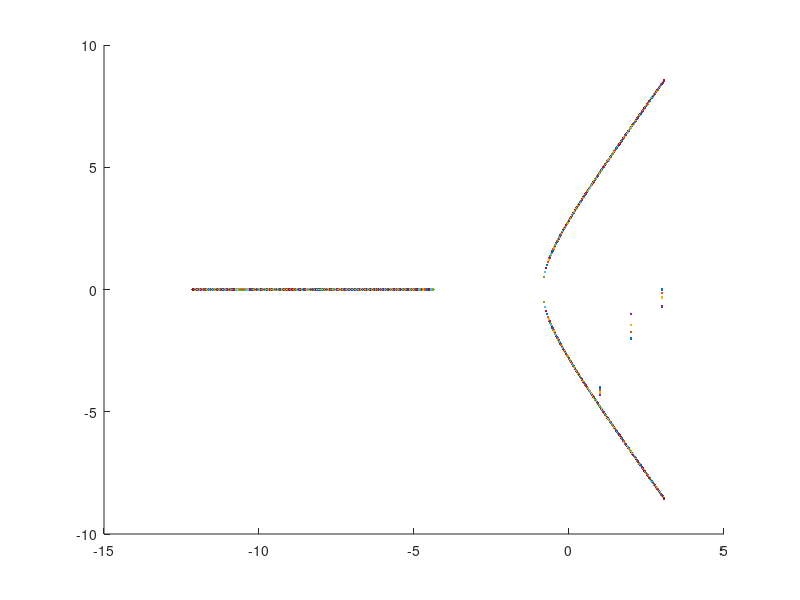

The MATLAB script that drew this image: (Note: this script raises an error after producing the figure.)
%---------------------Part a-----------------------------%
%---------------------------------------------------------%
sys_g = tf(10, conv([1 0], conv([1 2], [1 4])));

%---------------------Part b-----------------------------%
%---------------------------------------------------------%
figure
hold on
for k=0:0.1:100
    sys_series = series(tf(k, 1), sys_g);
    sys_feedback = feedback(sys_series, 1);
    poles_sys = pole(sys_feedback);
    plot(poles_sys, '.')
end
xline(0);
xlabel("Real part")
ylabel("Imaginary Part")
hold off



%---------------------Part c-----------------------------%
%---------------------------------------------------------%
for k=0:0.1:100
    sys_series = series(tf(k, 1), sys_g);
    sys_feedback = feedback(sys_series, 1);
    poles_sys = pole(sys_feedback);
    pole_real_min = min(abs(real(poles_sys) + 0.011435));
    if pole_real_min <= 0.0001
        break
    end
end
k
poles_sys
figure
plot(poles_sys, 'o')
xlabel("Real part")
ylabel("Imaginary Part")
xlim([-6.5, 0.5])
